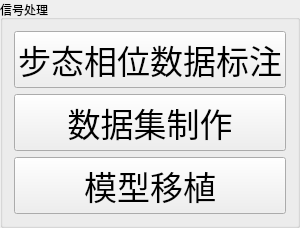
     <widget class="QGroupBox" name="groupBox">
      <property name="title">
       <string>信号处理</string>
      </property>
      <layout class="QVBoxLayout" name="verticalLayout">
       <item>
        <widget class="QPushButton" name="LabelButton">
         <property name="sizePolicy">
          <sizepolicy hsizetype="Minimum" vsizetype="Minimum">
           <horstretch>0</horstretch>
           <verstretch>0</verstretch>
          </sizepolicy>
         </property>
         <property name="minimumSize">
          <size>
           <width>50</width>
           <height>50</height>
          </size>
         </property>
         <property name="font">
          <font>
           <pointsize>25</pointsize>
          </font>
         </property>
         <property name="text">
          <string>步态相位数据标注</string>
         </property>
        </widget>
       </item>
       <item>
        <widget class="QPushButton" name="DatasetButton">
         <property name="sizePolicy">
          <sizepolicy hsizetype="Minimum" vsizetype="Minimum">
           <horstretch>0</horstretch>
           <verstretch>0</verstretch>
          </sizepolicy>
         </property>
         <property name="minimumSize">
          <size>
           <width>50</width>
           <height>50</height>
          </size>
         </property>
         <property name="font">
          <font>
           <family>Arial</family>
           <pointsize>25</pointsize>
          </font>
         </property>
         <property name="text">
          <string>数据集制作</string>
         </property>
        </widget>
       </item>
       <item>
        <widget class="QPushButton" name="model">
         <property name="sizePolicy">
          <sizepolicy hsizetype="Minimum" vsizetype="Minimum">
           <horstretch>0</horstretch>
           <verstretch>0</verstretch>
          </sizepolicy>
         </property>
         <property name="minimumSize">
          <size>
           <width>50</width>
           <height>50</height>
          </size>
         </property>
         <property name="font">
          <font>
           <family>Arial</family>
           <pointsize>25</pointsize>
          </font>
         </property>
         <property name="text">
          <string>模型移植</string>
         </property>
        </widget>
       </item>
      </layout>
     </widget>
